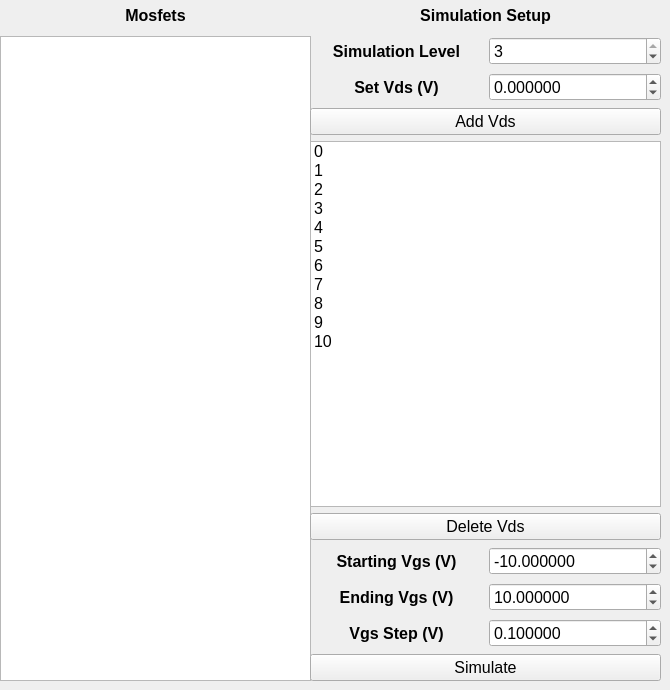
    <widget class="QWidget" name="tab_5">
     <attribute name="title">
      <string>Transfer Simulation</string>
     </attribute>
     <widget class="QWidget" name="gridLayoutWidget_8">
      <property name="geometry">
       <rect>
        <x>0</x>
        <y>0</y>
        <width>311</width>
        <height>681</height>
       </rect>
      </property>
      <layout class="QGridLayout" name="SavedMosfets_3">
       <item row="0" column="0" colspan="2">
        <widget class="QLabel" name="label_32">
         <property name="sizePolicy">
          <sizepolicy hsizetype="Preferred" vsizetype="Fixed">
           <horstretch>0</horstretch>
           <verstretch>0</verstretch>
          </sizepolicy>
         </property>
         <property name="minimumSize">
          <size>
           <width>0</width>
           <height>30</height>
          </size>
         </property>
         <property name="font">
          <font>
           <pointsize>12</pointsize>
           <bold>true</bold>
          </font>
         </property>
         <property name="text">
          <string>Mosfets</string>
         </property>
         <property name="scaledContents">
          <bool>true</bool>
         </property>
         <property name="alignment">
          <set>Qt::AlignCenter</set>
         </property>
        </widget>
       </item>
       <item row="1" column="0" colspan="2">
        <widget class="QListWidget" name="MosfetList_3">
         <property name="font">
          <font>
           <pointsize>12</pointsize>
          </font>
         </property>
        </widget>
       </item>
      </layout>
     </widget>
     <widget class="QWidget" name="gridLayoutWidget_9">
      <property name="geometry">
       <rect>
        <x>310</x>
        <y>0</y>
        <width>351</width>
        <height>681</height>
       </rect>
      </property>
      <layout class="QGridLayout" name="gridLayout_7">
       <item row="4" column="0" colspan="2">
        <widget class="QListWidget" name="VgsList_2">
         <property name="font">
          <font>
           <pointsize>12</pointsize>
          </font>
         </property>
         <item>
          <property name="text">
           <string>0</string>
          </property>
         </item>
         <item>
          <property name="text">
           <string>1</string>
          </property>
         </item>
         <item>
          <property name="text">
           <string>2</string>
          </property>
         </item>
         <item>
          <property name="text">
           <string>3</string>
          </property>
         </item>
         <item>
          <property name="text">
           <string>4</string>
          </property>
         </item>
         <item>
          <property name="text">
           <string>5</string>
          </property>
         </item>
         <item>
          <property name="text">
           <string>6</string>
          </property>
         </item>
         <item>
          <property name="text">
           <string>7</string>
          </property>
         </item>
         <item>
          <property name="text">
           <string>8</string>
          </property>
         </item>
         <item>
          <property name="text">
           <string>9</string>
          </property>
         </item>
         <item>
          <property name="text">
           <string>10</string>
          </property>
         </item>
        </widget>
       </item>
       <item row="0" column="0" colspan="2">
        <widget class="QLabel" name="label_45">
         <property name="sizePolicy">
          <sizepolicy hsizetype="Preferred" vsizetype="Fixed">
           <horstretch>0</horstretch>
           <verstretch>0</verstretch>
          </sizepolicy>
         </property>
         <property name="minimumSize">
          <size>
           <width>0</width>
           <height>30</height>
          </size>
         </property>
         <property name="font">
          <font>
           <pointsize>12</pointsize>
           <bold>true</bold>
          </font>
         </property>
         <property name="text">
          <string>Simulation Setup</string>
         </property>
         <property name="scaledContents">
          <bool>true</bool>
         </property>
         <property name="alignment">
          <set>Qt::AlignCenter</set>
         </property>
        </widget>
       </item>
       <item row="1" column="0">
        <widget class="QLabel" name="label_46">
         <property name="sizePolicy">
          <sizepolicy hsizetype="Preferred" vsizetype="Fixed">
           <horstretch>0</horstretch>
           <verstretch>0</verstretch>
          </sizepolicy>
         </property>
         <property name="minimumSize">
          <size>
           <width>0</width>
           <height>30</height>
          </size>
         </property>
         <property name="font">
          <font>
           <pointsize>12</pointsize>
           <bold>true</bold>
          </font>
         </property>
         <property name="text">
          <string>Simulation Level</string>
         </property>
         <property name="scaledContents">
          <bool>true</bool>
         </property>
         <property name="alignment">
          <set>Qt::AlignCenter</set>
         </property>
        </widget>
       </item>
       <item row="2" column="1">
        <widget class="QDoubleSpinBox" name="Output_6">
         <property name="font">
          <font>
           <pointsize>12</pointsize>
          </font>
         </property>
         <property name="decimals">
          <number>6</number>
         </property>
         <property name="minimum">
          <double>-999999.000000000000000</double>
         </property>
         <property name="maximum">
          <double>999999.000000000000000</double>
         </property>
         <property name="singleStep">
          <double>0.010000000000000</double>
         </property>
         <property name="stepType">
          <enum>QAbstractSpinBox::DefaultStepType</enum>
         </property>
        </widget>
       </item>
       <item row="3" column="0" colspan="2">
        <widget class="QPushButton" name="AddVds">
         <property name="font">
          <font>
           <pointsize>12</pointsize>
          </font>
         </property>
         <property name="text">
          <string>Add Vds</string>
         </property>
        </widget>
       </item>
       <item row="5" column="0" colspan="2">
        <widget class="QPushButton" name="DeleteVds">
         <property name="font">
          <font>
           <pointsize>12</pointsize>
          </font>
         </property>
         <property name="text">
          <string>Delete Vds</string>
         </property>
        </widget>
       </item>
       <item row="1" column="1">
        <widget class="QSpinBox" name="Output_7">
         <property name="font">
          <font>
           <pointsize>12</pointsize>
          </font>
         </property>
         <property name="minimum">
          <number>1</number>
         </property>
         <property name="maximum">
          <number>3</number>
         </property>
         <property name="value">
          <number>3</number>
         </property>
        </widget>
       </item>
       <item row="6" column="1">
        <widget class="QDoubleSpinBox" name="Output_8">
         <property name="font">
          <font>
           <pointsize>12</pointsize>
          </font>
         </property>
         <property name="decimals">
          <number>6</number>
         </property>
         <property name="minimum">
          <double>-999999.000000000000000</double>
         </property>
         <property name="maximum">
          <double>999999.000000000000000</double>
         </property>
         <property name="singleStep">
          <double>0.010000000000000</double>
         </property>
         <property name="stepType">
          <enum>QAbstractSpinBox::DefaultStepType</enum>
         </property>
         <property name="value">
          <double>-10.000000000000000</double>
         </property>
        </widget>
       </item>
       <item row="7" column="1">
        <widget class="QDoubleSpinBox" name="Output_9">
         <property name="font">
          <font>
           <pointsize>12</pointsize>
          </font>
         </property>
         <property name="decimals">
          <number>6</number>
         </property>
         <property name="minimum">
          <double>-999999.000000000000000</double>
         </property>
         <property name="maximum">
          <double>999999.000000000000000</double>
         </property>
         <property name="singleStep">
          <double>0.010000000000000</double>
         </property>
         <property name="stepType">
          <enum>QAbstractSpinBox::DefaultStepType</enum>
         </property>
         <property name="value">
          <double>10.000000000000000</double>
         </property>
        </widget>
       </item>
       <item row="2" column="0">
        <widget class="QLabel" name="label_48">
         <property name="sizePolicy">
          <sizepolicy hsizetype="Preferred" vsizetype="Fixed">
           <horstretch>0</horstretch>
           <verstretch>0</verstretch>
          </sizepolicy>
         </property>
         <property name="minimumSize">
          <size>
           <width>0</width>
           <height>30</height>
          </size>
         </property>
         <property name="font">
          <font>
           <pointsize>12</pointsize>
           <bold>true</bold>
          </font>
         </property>
         <property name="text">
          <string>Set Vds (V)</string>
         </property>
         <property name="scaledContents">
          <bool>true</bool>
         </property>
         <property name="alignment">
          <set>Qt::AlignCenter</set>
         </property>
        </widget>
       </item>
       <item row="6" column="0">
        <widget class="QLabel" name="label_49">
         <property name="sizePolicy">
          <sizepolicy hsizetype="Preferred" vsizetype="Fixed">
           <horstretch>0</horstretch>
           <verstretch>0</verstretch>
          </sizepolicy>
         </property>
         <property name="minimumSize">
          <size>
           <width>0</width>
           <height>30</height>
          </size>
         </property>
         <property name="font">
          <font>
           <pointsize>12</pointsize>
           <bold>true</bold>
          </font>
         </property>
         <property name="text">
          <string>Starting Vgs (V)</string>
         </property>
         <property name="scaledContents">
          <bool>true</bool>
         </property>
         <property name="alignment">
          <set>Qt::AlignCenter</set>
         </property>
        </widget>
       </item>
       <item row="8" column="1">
        <widget class="QDoubleSpinBox" name="Output_10">
         <property name="font">
          <font>
           <pointsize>12</pointsize>
          </font>
         </property>
         <property name="decimals">
          <number>6</number>
         </property>
         <property name="minimum">
          <double>-999999.000000000000000</double>
         </property>
         <property name="maximum">
          <double>999999.000000000000000</double>
         </property>
         <property name="singleStep">
          <double>0.010000000000000</double>
         </property>
         <property name="stepType">
          <enum>QAbstractSpinBox::DefaultStepType</enum>
         </property>
         <property name="value">
          <double>0.100000000000000</double>
         </property>
        </widget>
       </item>
       <item row="7" column="0">
        <widget class="QLabel" name="label_50">
         <property name="sizePolicy">
          <sizepolicy hsizetype="Preferred" vsizetype="Fixed">
           <horstretch>0</horstretch>
           <verstretch>0</verstretch>
          </sizepolicy>
         </property>
         <property name="minimumSize">
          <size>
           <width>0</width>
           <height>30</height>
          </size>
         </property>
         <property name="font">
          <font>
           <pointsize>12</pointsize>
           <bold>true</bold>
          </font>
         </property>
         <property name="text">
          <string>Ending Vgs (V)</string>
         </property>
         <property name="scaledContents">
          <bool>true</bool>
         </property>
         <property name="alignment">
          <set>Qt::AlignCenter</set>
         </property>
        </widget>
       </item>
       <item row="8" column="0">
        <widget class="QLabel" name="label_51">
         <property name="sizePolicy">
          <sizepolicy hsizetype="Preferred" vsizetype="Fixed">
           <horstretch>0</horstretch>
           <verstretch>0</verstretch>
          </sizepolicy>
         </property>
         <property name="minimumSize">
          <size>
           <width>0</width>
           <height>30</height>
          </size>
         </property>
         <property name="font">
          <font>
           <pointsize>12</pointsize>
           <bold>true</bold>
          </font>
         </property>
         <property name="text">
          <string>Vgs Step (V)</string>
         </property>
         <property name="scaledContents">
          <bool>true</bool>
         </property>
         <property name="alignment">
          <set>Qt::AlignCenter</set>
         </property>
        </widget>
       </item>
       <item row="9" column="0" colspan="2">
        <widget class="QPushButton" name="OutputSimulate_2">
         <property name="font">
          <font>
           <pointsize>12</pointsize>
          </font>
         </property>
         <property name="text">
          <string>Simulate</string>
         </property>
        </widget>
       </item>
      </layout>
     </widget>
    </widget>
